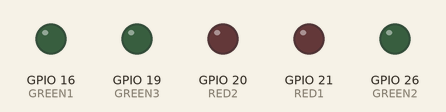
Bench run of a program on a simulated Raspberry Pi (BCM pin numbers). Shown: output pins drawn as LEDs (lit = HIGH). At 6.0 s the program stops and its outputs stay as they are.

Above: at 0.1 s.
At 1.1 s:
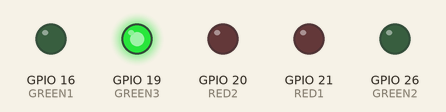
At 2.1 s:
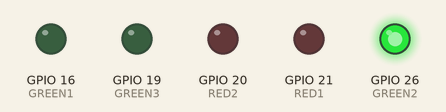
At 3.1 s:
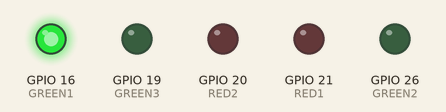
At 4.1 s:
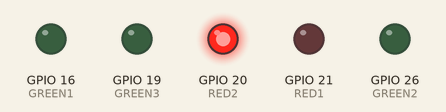
At 5.1 s:
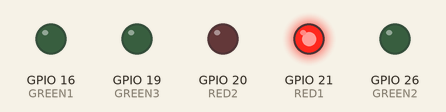
Timing chart, 0 to 7.5 s (numbered marks = the images above):
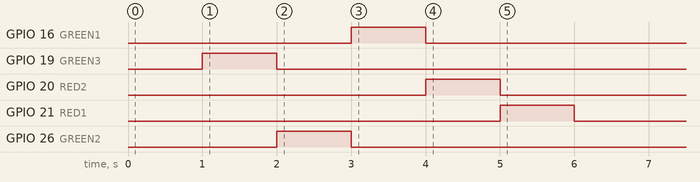

The program:

lights_test.py
```python
import time
import RPi.GPIO as GPIO

GPIO.setmode(GPIO.BCM)

RED1 = 21
RED2 = 20
GREEN1 = 16
GREEN2 = 26
GREEN3 = 19

GPIO.setup(RED1, GPIO.OUT)
GPIO.setup(RED2, GPIO.OUT)
GPIO.setup(GREEN1, GPIO.OUT)
GPIO.setup(GREEN2, GPIO.OUT)
GPIO.setup(GREEN3, GPIO.OUT)


def light_off(index):
	GPIO.output(index, False)

def light_on(index):
	GPIO.output(index, True)

light_off(RED1)
light_off(RED2)
light_off(GREEN1)
light_off(GREEN2)
light_off(GREEN3)

time.sleep(1)

light_on(GREEN3)

time.sleep(1)

light_off(GREEN3)
light_on(GREEN2)

time.sleep(1)

light_off(GREEN2)
light_on(GREEN1)

time.sleep(1)

light_off(GREEN1)
light_on(RED2)

time.sleep(1)

light_off(RED2)
light_on(RED1)

time.sleep(1)

GPIO.cleanup()
```

Measured:
- by itself, GPIO 16 (GREEN1): LOW → HIGH at 3.0 s, → LOW 1.0 s later
- by itself, GPIO 19 (GREEN3): LOW → HIGH at 1.0 s, → LOW 1.0 s later
- by itself, GPIO 20 (RED2): LOW → HIGH at 4.0 s, → LOW 1.0 s later
- by itself, GPIO 21 (RED1): LOW → HIGH at 5.0 s, → LOW 1.0 s later
- by itself, GPIO 26 (GREEN2): LOW → HIGH at 2.0 s, → LOW 1.0 s later
